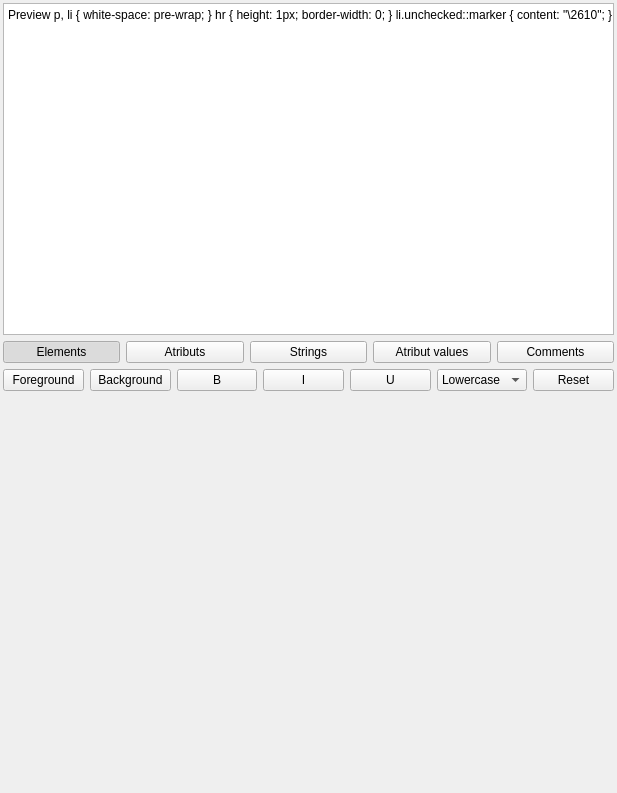
<?xml version="1.0" encoding="UTF-8"?>
<ui version="4.0">
 <class>sourcePage</class>
 <widget class="QWidget" name="sourcePage">
  <property name="geometry">
   <rect>
    <x>0</x>
    <y>0</y>
    <width>617</width>
    <height>793</height>
   </rect>
  </property>
  <property name="sizePolicy">
   <sizepolicy hsizetype="MinimumExpanding" vsizetype="MinimumExpanding">
    <horstretch>0</horstretch>
    <verstretch>0</verstretch>
   </sizepolicy>
  </property>
  <property name="windowTitle">
   <string>Form</string>
  </property>
  <property name="windowIcon">
   <iconset theme="applications-system">
    <normaloff>.</normaloff>.</iconset>
  </property>
  <layout class="QVBoxLayout" name="mainLayout">
   <property name="spacing">
    <number>3</number>
   </property>
   <property name="sizeConstraint">
    <enum>QLayout::SetDefaultConstraint</enum>
   </property>
   <property name="leftMargin">
    <number>3</number>
   </property>
   <property name="topMargin">
    <number>3</number>
   </property>
   <property name="rightMargin">
    <number>3</number>
   </property>
   <property name="bottomMargin">
    <number>3</number>
   </property>
   <item>
    <widget class="QScrollArea" name="sourceCodeScrollArea">
     <property name="sizePolicy">
      <sizepolicy hsizetype="Expanding" vsizetype="MinimumExpanding">
       <horstretch>0</horstretch>
       <verstretch>0</verstretch>
      </sizepolicy>
     </property>
     <property name="frameShape">
      <enum>QFrame::NoFrame</enum>
     </property>
     <property name="frameShadow">
      <enum>QFrame::Plain</enum>
     </property>
     <property name="horizontalScrollBarPolicy">
      <enum>Qt::ScrollBarAsNeeded</enum>
     </property>
     <property name="sizeAdjustPolicy">
      <enum>QAbstractScrollArea::AdjustIgnored</enum>
     </property>
     <property name="widgetResizable">
      <bool>true</bool>
     </property>
     <property name="alignment">
      <set>Qt::AlignCenter</set>
     </property>
     <widget class="QWidget" name="sourceCodeScrollContent">
      <property name="geometry">
       <rect>
        <x>0</x>
        <y>0</y>
        <width>611</width>
        <height>787</height>
       </rect>
      </property>
      <property name="sizePolicy">
       <sizepolicy hsizetype="Preferred" vsizetype="Preferred">
        <horstretch>0</horstretch>
        <verstretch>0</verstretch>
       </sizepolicy>
      </property>
      <layout class="QVBoxLayout" name="sourceCodeScrollLayout">
       <property name="leftMargin">
        <number>0</number>
       </property>
       <property name="topMargin">
        <number>0</number>
       </property>
       <property name="rightMargin">
        <number>0</number>
       </property>
       <property name="bottomMargin">
        <number>0</number>
       </property>
       <item>
        <layout class="QVBoxLayout" name="exampleTextLayout">
         <property name="sizeConstraint">
          <enum>QLayout::SetMinimumSize</enum>
         </property>
         <property name="topMargin">
          <number>0</number>
         </property>
         <property name="bottomMargin">
          <number>6</number>
         </property>
         <item>
          <widget class="QTextEdit" name="exampleTextEdit">
           <property name="sizePolicy">
            <sizepolicy hsizetype="Expanding" vsizetype="Expanding">
             <horstretch>0</horstretch>
             <verstretch>0</verstretch>
            </sizepolicy>
           </property>
           <property name="verticalScrollBarPolicy">
            <enum>Qt::ScrollBarAlwaysOff</enum>
           </property>
           <property name="horizontalScrollBarPolicy">
            <enum>Qt::ScrollBarAlwaysOff</enum>
           </property>
           <property name="documentTitle">
            <string>Preview</string>
           </property>
           <property name="undoRedoEnabled">
            <bool>false</bool>
           </property>
           <property name="lineWrapMode">
            <enum>QTextEdit::NoWrap</enum>
           </property>
           <property name="readOnly">
            <bool>true</bool>
           </property>
           <property name="html">
            <string>&lt;!DOCTYPE HTML PUBLIC &quot;-//W3C//DTD HTML 4.0//EN&quot; &quot;http://www.w3.org/TR/REC-html40/strict.dtd&quot;&gt;
&lt;html&gt;&lt;head&gt;&lt;meta name=&quot;qrichtext&quot; content=&quot;1&quot; /&gt;&lt;meta charset=&quot;utf-8&quot; /&gt;&lt;title&gt;Preview&lt;/title&gt;&lt;style type=&quot;text/css&quot;&gt;
p, li { white-space: pre-wrap; }
hr { height: 1px; border-width: 0; }
li.unchecked::marker { content: &quot;\2610&quot;; }
li.checked::marker { content: &quot;\2612&quot;; }
&lt;/style&gt;&lt;/head&gt;&lt;body style=&quot; font-family:'Ubuntu'; font-size:10pt; font-weight:400; font-style:normal;&quot;&gt;
&lt;p style=&quot; margin-top:0px; margin-bottom:0px; margin-left:0px; margin-right:0px; -qt-block-indent:0; text-indent:0px;&quot;&gt;&amp;lt;html&amp;gt;&lt;/p&gt;
&lt;p style=&quot; margin-top:0px; margin-bottom:0px; margin-left:0px; margin-right:0px; -qt-block-indent:0; text-indent:0px;&quot;&gt;  &amp;lt;body style=&amp;quot;font-family: 'Arial', sans-serif; font-size: 10pt; color: #222;&amp;quot;&amp;gt;&lt;/p&gt;
&lt;p style=&quot; margin-top:0px; margin-bottom:0px; margin-left:0px; margin-right:0px; -qt-block-indent:0; text-indent:0px;&quot;&gt;    &amp;lt;h2 style=&amp;quot;color: #004a99;&amp;quot;&amp;gt;System Manifest&amp;lt;/h2&amp;gt;&lt;/p&gt;
&lt;p style=&quot; margin-top:0px; margin-bottom:0px; margin-left:0px; margin-right:0px; -qt-block-indent:0; text-indent:0px;&quot;&gt;    &amp;lt;blockquote style=&amp;quot;background: #f4f4f4; border-left: 4px solid #004a99; padding: 8px;&amp;quot;&amp;gt;&lt;/p&gt;
&lt;p style=&quot; margin-top:0px; margin-bottom:0px; margin-left:0px; margin-right:0px; -qt-block-indent:0; text-indent:0px;&quot;&gt;      &amp;quot;Core modules initialized. All systems nominal.&amp;quot;&lt;/p&gt;
&lt;p style=&quot; margin-top:0px; margin-bottom:0px; margin-left:0px; margin-right:0px; -qt-block-indent:0; text-indent:0px;&quot;&gt;    &amp;lt;/blockquote&amp;gt;&lt;/p&gt;
&lt;p style=&quot; margin-top:0px; margin-bottom:0px; margin-left:0px; margin-right:0px; -qt-block-indent:0; text-indent:0px;&quot;&gt;    &amp;lt;p&amp;gt;Network Status: &amp;lt;span style=&amp;quot;color: #28a745; font-weight: bold;&amp;quot;&amp;gt;CONNECTED&amp;lt;/span&amp;gt;&amp;lt;/p&amp;gt;&lt;/p&gt;
&lt;p style=&quot; margin-top:0px; margin-bottom:0px; margin-left:0px; margin-right:0px; -qt-block-indent:0; text-indent:0px;&quot;&gt;    &amp;lt;hr /&amp;gt;&lt;/p&gt;
&lt;p style=&quot; margin-top:0px; margin-bottom:0px; margin-left:0px; margin-right:0px; -qt-block-indent:0; text-indent:0px;&quot;&gt;    &amp;lt;p&amp;gt;Configuration Script:&amp;lt;/p&amp;gt;&lt;/p&gt;
&lt;p style=&quot; margin-top:0px; margin-bottom:0px; margin-left:0px; margin-right:0px; -qt-block-indent:0; text-indent:0px;&quot;&gt;    &amp;lt;pre style=&amp;quot;background: #1e1e1e; color: #d4d4d4; padding: 12px; border-radius: 4px;&amp;quot;&amp;gt;&lt;/p&gt;
&lt;p style=&quot; margin-top:0px; margin-bottom:0px; margin-left:0px; margin-right:0px; -qt-block-indent:0; text-indent:0px;&quot;&gt;def sync_data():&lt;/p&gt;
&lt;p style=&quot; margin-top:0px; margin-bottom:0px; margin-left:0px; margin-right:0px; -qt-block-indent:0; text-indent:0px;&quot;&gt;    # Syncing local database with remote&lt;/p&gt;
&lt;p style=&quot; margin-top:0px; margin-bottom:0px; margin-left:0px; margin-right:0px; -qt-block-indent:0; text-indent:0px;&quot;&gt;    target = &amp;quot;https://api.internal/v1&amp;quot;&lt;/p&gt;
&lt;p style=&quot; margin-top:0px; margin-bottom:0px; margin-left:0px; margin-right:0px; -qt-block-indent:0; text-indent:0px;&quot;&gt;    return True&lt;/p&gt;
&lt;p style=&quot; margin-top:0px; margin-bottom:0px; margin-left:0px; margin-right:0px; -qt-block-indent:0; text-indent:0px;&quot;&gt;    &amp;lt;/pre&amp;gt;&lt;/p&gt;
&lt;p style=&quot; margin-top:0px; margin-bottom:0px; margin-left:0px; margin-right:0px; -qt-block-indent:0; text-indent:0px;&quot;&gt;    &amp;lt;table border=&amp;quot;1&amp;quot; width=&amp;quot;100%&amp;quot; cellpadding=&amp;quot;6&amp;quot; style=&amp;quot;border-collapse: collapse; border: 1px solid #ddd;&amp;quot;&amp;gt;&lt;/p&gt;
&lt;p style=&quot; margin-top:0px; margin-bottom:0px; margin-left:0px; margin-right:0px; -qt-block-indent:0; text-indent:0px;&quot;&gt;      &amp;lt;tr bgcolor=&amp;quot;#f2f2f2&amp;quot;&amp;gt;&lt;/p&gt;
&lt;p style=&quot; margin-top:0px; margin-bottom:0px; margin-left:0px; margin-right:0px; -qt-block-indent:0; text-indent:0px;&quot;&gt;        &amp;lt;th&amp;gt;Component&amp;lt;/th&amp;gt;&lt;/p&gt;
&lt;p style=&quot; margin-top:0px; margin-bottom:0px; margin-left:0px; margin-right:0px; -qt-block-indent:0; text-indent:0px;&quot;&gt;        &amp;lt;th&amp;gt;ID&amp;lt;/th&amp;gt;&lt;/p&gt;
&lt;p style=&quot; margin-top:0px; margin-bottom:0px; margin-left:0px; margin-right:0px; -qt-block-indent:0; text-indent:0px;&quot;&gt;        &amp;lt;th&amp;gt;Health&amp;lt;/th&amp;gt;&lt;/p&gt;
&lt;p style=&quot; margin-top:0px; margin-bottom:0px; margin-left:0px; margin-right:0px; -qt-block-indent:0; text-indent:0px;&quot;&gt;      &amp;lt;/tr&amp;gt;&lt;/p&gt;
&lt;p style=&quot; margin-top:0px; margin-bottom:0px; margin-left:0px; margin-right:0px; -qt-block-indent:0; text-indent:0px;&quot;&gt;      &amp;lt;tr&amp;gt;&lt;/p&gt;
&lt;p style=&quot; margin-top:0px; margin-bottom:0px; margin-left:0px; margin-right:0px; -qt-block-indent:0; text-indent:0px;&quot;&gt;        &amp;lt;td&amp;gt;&amp;lt;b&amp;gt;CPU Cluster&amp;lt;/b&amp;gt;&amp;lt;/td&amp;gt;&lt;/p&gt;
&lt;p style=&quot; margin-top:0px; margin-bottom:0px; margin-left:0px; margin-right:0px; -qt-block-indent:0; text-indent:0px;&quot;&gt;        &amp;lt;td&amp;gt;&amp;lt;code&amp;gt;NODE_01&amp;lt;/code&amp;gt;&amp;lt;/td&amp;gt;&lt;/p&gt;
&lt;p style=&quot; margin-top:0px; margin-bottom:0px; margin-left:0px; margin-right:0px; -qt-block-indent:0; text-indent:0px;&quot;&gt;        &amp;lt;td&amp;gt;&amp;lt;i style=&amp;quot;color: green;&amp;quot;&amp;gt;98%&amp;lt;/i&amp;gt;&amp;lt;/td&amp;gt;&lt;/p&gt;
&lt;p style=&quot; margin-top:0px; margin-bottom:0px; margin-left:0px; margin-right:0px; -qt-block-indent:0; text-indent:0px;&quot;&gt;      &amp;lt;/tr&amp;gt;&lt;/p&gt;
&lt;p style=&quot; margin-top:0px; margin-bottom:0px; margin-left:0px; margin-right:0px; -qt-block-indent:0; text-indent:0px;&quot;&gt;      &amp;lt;tr&amp;gt;&lt;/p&gt;
&lt;p style=&quot; margin-top:0px; margin-bottom:0px; margin-left:0px; margin-right:0px; -qt-block-indent:0; text-indent:0px;&quot;&gt;        &amp;lt;td colspan=&amp;quot;2&amp;quot;&amp;gt;Backup Power Supply&amp;lt;/td&amp;gt;&lt;/p&gt;
&lt;p style=&quot; margin-top:0px; margin-bottom:0px; margin-left:0px; margin-right:0px; -qt-block-indent:0; text-indent:0px;&quot;&gt;        &amp;lt;td align=&amp;quot;right&amp;quot;&amp;gt;Standby&amp;lt;/td&amp;gt;&lt;/p&gt;
&lt;p style=&quot; margin-top:0px; margin-bottom:0px; margin-left:0px; margin-right:0px; -qt-block-indent:0; text-indent:0px;&quot;&gt;      &amp;lt;/tr&amp;gt;&lt;/p&gt;
&lt;p style=&quot; margin-top:0px; margin-bottom:0px; margin-left:0px; margin-right:0px; -qt-block-indent:0; text-indent:0px;&quot;&gt;    &amp;lt;/table&amp;gt;&lt;/p&gt;
&lt;p style=&quot; margin-top:0px; margin-bottom:0px; margin-left:0px; margin-right:0px; -qt-block-indent:0; text-indent:0px;&quot;&gt;    &amp;lt;p&amp;gt;User Actions:&amp;lt;/p&amp;gt;&lt;/p&gt;
&lt;p style=&quot; margin-top:0px; margin-bottom:0px; margin-left:0px; margin-right:0px; -qt-block-indent:0; text-indent:0px;&quot;&gt;    &amp;lt;ul&amp;gt;&lt;/p&gt;
&lt;p style=&quot; margin-top:0px; margin-bottom:0px; margin-left:0px; margin-right:0px; -qt-block-indent:0; text-indent:0px;&quot;&gt;      &amp;lt;li&amp;gt;&amp;lt;a href=&amp;quot;cmd://reboot&amp;quot; style=&amp;quot;color: #d9534f; font-weight: bold;&amp;quot;&amp;gt;System Reboot&amp;lt;/a&amp;gt;&amp;lt;/li&amp;gt;&lt;/p&gt;
&lt;p style=&quot; margin-top:0px; margin-bottom:0px; margin-left:0px; margin-right:0px; -qt-block-indent:0; text-indent:0px;&quot;&gt;      &amp;lt;li&amp;gt;&amp;lt;a href=&amp;quot;https://wiki.local&amp;quot; style=&amp;quot;color: #0275d8;&amp;quot;&amp;gt;Access Manual&amp;lt;/a&amp;gt;&amp;lt;/li&amp;gt;&lt;/p&gt;
&lt;p style=&quot; margin-top:0px; margin-bottom:0px; margin-left:0px; margin-right:0px; -qt-block-indent:0; text-indent:0px;&quot;&gt;    &amp;lt;/ul&amp;gt;&lt;/p&gt;
&lt;p style=&quot; margin-top:0px; margin-bottom:0px; margin-left:0px; margin-right:0px; -qt-block-indent:0; text-indent:0px;&quot;&gt;    &amp;lt;div style=&amp;quot;background: #fff3cd; padding: 10px; border: 1px solid #ffeeba;&amp;quot;&amp;gt;&lt;/p&gt;
&lt;p style=&quot; margin-top:0px; margin-bottom:0px; margin-left:0px; margin-right:0px; -qt-block-indent:0; text-indent:0px;&quot;&gt;      &amp;lt;strong&amp;gt;Debug Info (Non-functional in Qt):&amp;lt;/strong&amp;gt;&amp;lt;br&amp;gt;&lt;/p&gt;
&lt;p style=&quot; margin-top:0px; margin-bottom:0px; margin-left:0px; margin-right:0px; -qt-block-indent:0; text-indent:0px;&quot;&gt;      &amp;lt;code&amp;gt;&amp;amp;lt;script&amp;amp;gt;alert('No JS support');&amp;amp;lt;/script&amp;amp;gt;&amp;lt;/code&amp;gt;&amp;lt;br&amp;gt;&lt;/p&gt;
&lt;p style=&quot; margin-top:0px; margin-bottom:0px; margin-left:0px; margin-right:0px; -qt-block-indent:0; text-indent:0px;&quot;&gt;      &amp;lt;code&amp;gt;&amp;amp;lt;input type=&amp;quot;text&amp;quot; placeholder=&amp;quot;No inputs&amp;quot;&amp;amp;gt;&amp;lt;/code&amp;gt;&lt;/p&gt;
&lt;p style=&quot; margin-top:0px; margin-bottom:0px; margin-left:0px; margin-right:0px; -qt-block-indent:0; text-indent:0px;&quot;&gt;    &amp;lt;/div&amp;gt;&lt;/p&gt;
&lt;p style=&quot; margin-top:0px; margin-bottom:0px; margin-left:0px; margin-right:0px; -qt-block-indent:0; text-indent:0px;&quot;&gt;  &amp;lt;/body&amp;gt;&lt;/p&gt;
&lt;p style=&quot; margin-top:0px; margin-bottom:0px; margin-left:0px; margin-right:0px; -qt-block-indent:0; text-indent:0px;&quot;&gt;&amp;lt;/html&amp;gt;&lt;/p&gt;&lt;/body&gt;&lt;/html&gt;</string>
           </property>
           <property name="placeholderText">
            <string/>
           </property>
          </widget>
         </item>
         <item>
          <layout class="QHBoxLayout" name="markingLayout">
           <property name="sizeConstraint">
            <enum>QLayout::SetMinimumSize</enum>
           </property>
           <item>
            <widget class="QPushButton" name="elementsButton">
             <property name="sizePolicy">
              <sizepolicy hsizetype="Minimum" vsizetype="Fixed">
               <horstretch>0</horstretch>
               <verstretch>0</verstretch>
              </sizepolicy>
             </property>
             <property name="text">
              <string>Elements</string>
             </property>
             <property name="checkable">
              <bool>true</bool>
             </property>
             <property name="checked">
              <bool>true</bool>
             </property>
             <property name="autoDefault">
              <bool>false</bool>
             </property>
             <attribute name="buttonGroup">
              <string notr="true">stylingButtonGroup</string>
             </attribute>
            </widget>
           </item>
           <item>
            <widget class="QPushButton" name="atributsButton">
             <property name="sizePolicy">
              <sizepolicy hsizetype="Minimum" vsizetype="Fixed">
               <horstretch>0</horstretch>
               <verstretch>0</verstretch>
              </sizepolicy>
             </property>
             <property name="text">
              <string>Atributs</string>
             </property>
             <property name="checkable">
              <bool>true</bool>
             </property>
             <attribute name="buttonGroup">
              <string notr="true">stylingButtonGroup</string>
             </attribute>
            </widget>
           </item>
           <item>
            <widget class="QPushButton" name="stringButton">
             <property name="sizePolicy">
              <sizepolicy hsizetype="Minimum" vsizetype="Fixed">
               <horstretch>0</horstretch>
               <verstretch>0</verstretch>
              </sizepolicy>
             </property>
             <property name="text">
              <string>Strings</string>
             </property>
             <property name="checkable">
              <bool>true</bool>
             </property>
             <attribute name="buttonGroup">
              <string notr="true">stylingButtonGroup</string>
             </attribute>
            </widget>
           </item>
           <item>
            <widget class="QPushButton" name="attrValuesButton">
             <property name="sizePolicy">
              <sizepolicy hsizetype="Minimum" vsizetype="Fixed">
               <horstretch>0</horstretch>
               <verstretch>0</verstretch>
              </sizepolicy>
             </property>
             <property name="text">
              <string>Atribut values</string>
             </property>
             <property name="checkable">
              <bool>true</bool>
             </property>
             <attribute name="buttonGroup">
              <string notr="true">stylingButtonGroup</string>
             </attribute>
            </widget>
           </item>
           <item>
            <widget class="QPushButton" name="commentsButton">
             <property name="sizePolicy">
              <sizepolicy hsizetype="Minimum" vsizetype="Fixed">
               <horstretch>0</horstretch>
               <verstretch>0</verstretch>
              </sizepolicy>
             </property>
             <property name="text">
              <string>Comments</string>
             </property>
             <property name="checkable">
              <bool>true</bool>
             </property>
             <attribute name="buttonGroup">
              <string notr="true">stylingButtonGroup</string>
             </attribute>
            </widget>
           </item>
          </layout>
         </item>
         <item>
          <layout class="QHBoxLayout" name="stylingLayout">
           <property name="sizeConstraint">
            <enum>QLayout::SetMinimumSize</enum>
           </property>
           <item>
            <widget class="QPushButton" name="foregroundStyle">
             <property name="sizePolicy">
              <sizepolicy hsizetype="Expanding" vsizetype="Fixed">
               <horstretch>0</horstretch>
               <verstretch>0</verstretch>
              </sizepolicy>
             </property>
             <property name="text">
              <string>Foreground</string>
             </property>
            </widget>
           </item>
           <item>
            <widget class="QPushButton" name="backgroundStyle">
             <property name="sizePolicy">
              <sizepolicy hsizetype="Expanding" vsizetype="Fixed">
               <horstretch>0</horstretch>
               <verstretch>0</verstretch>
              </sizepolicy>
             </property>
             <property name="text">
              <string>Background</string>
             </property>
            </widget>
           </item>
           <item>
            <widget class="QPushButton" name="boldStyle">
             <property name="sizePolicy">
              <sizepolicy hsizetype="Expanding" vsizetype="Fixed">
               <horstretch>0</horstretch>
               <verstretch>0</verstretch>
              </sizepolicy>
             </property>
             <property name="text">
              <string>B</string>
             </property>
             <property name="checkable">
              <bool>true</bool>
             </property>
            </widget>
           </item>
           <item>
            <widget class="QPushButton" name="italicStyle">
             <property name="sizePolicy">
              <sizepolicy hsizetype="Expanding" vsizetype="Fixed">
               <horstretch>0</horstretch>
               <verstretch>0</verstretch>
              </sizepolicy>
             </property>
             <property name="text">
              <string>I</string>
             </property>
             <property name="checkable">
              <bool>true</bool>
             </property>
            </widget>
           </item>
           <item>
            <widget class="QPushButton" name="underlineStyle">
             <property name="sizePolicy">
              <sizepolicy hsizetype="Expanding" vsizetype="Fixed">
               <horstretch>0</horstretch>
               <verstretch>0</verstretch>
              </sizepolicy>
             </property>
             <property name="text">
              <string>U</string>
             </property>
             <property name="checkable">
              <bool>true</bool>
             </property>
            </widget>
           </item>
           <item>
            <widget class="QComboBox" name="transformStyle">
             <property name="sizePolicy">
              <sizepolicy hsizetype="Expanding" vsizetype="Fixed">
               <horstretch>0</horstretch>
               <verstretch>0</verstretch>
              </sizepolicy>
             </property>
             <item>
              <property name="text">
               <string>Lowercase</string>
              </property>
             </item>
             <item>
              <property name="text">
               <string>Uppercase</string>
              </property>
             </item>
            </widget>
           </item>
           <item>
            <widget class="QPushButton" name="resetButton">
             <property name="sizePolicy">
              <sizepolicy hsizetype="Expanding" vsizetype="Fixed">
               <horstretch>0</horstretch>
               <verstretch>0</verstretch>
              </sizepolicy>
             </property>
             <property name="text">
              <string>Reset</string>
             </property>
            </widget>
           </item>
          </layout>
         </item>
        </layout>
       </item>
       <item>
        <spacer name="sourceCodeLayoutSpacer">
         <property name="sizePolicy">
          <sizepolicy hsizetype="Expanding" vsizetype="Expanding">
           <horstretch>0</horstretch>
           <verstretch>0</verstretch>
          </sizepolicy>
         </property>
         <property name="orientation">
          <enum>Qt::Vertical</enum>
         </property>
         <property name="sizeHint" stdset="0">
          <size>
           <width>20</width>
           <height>40</height>
          </size>
         </property>
        </spacer>
       </item>
      </layout>
     </widget>
    </widget>
   </item>
  </layout>
 </widget>
 <resources/>
 <connections/>
 <buttongroups>
  <buttongroup name="stylingButtonGroup"/>
 </buttongroups>
</ui>
